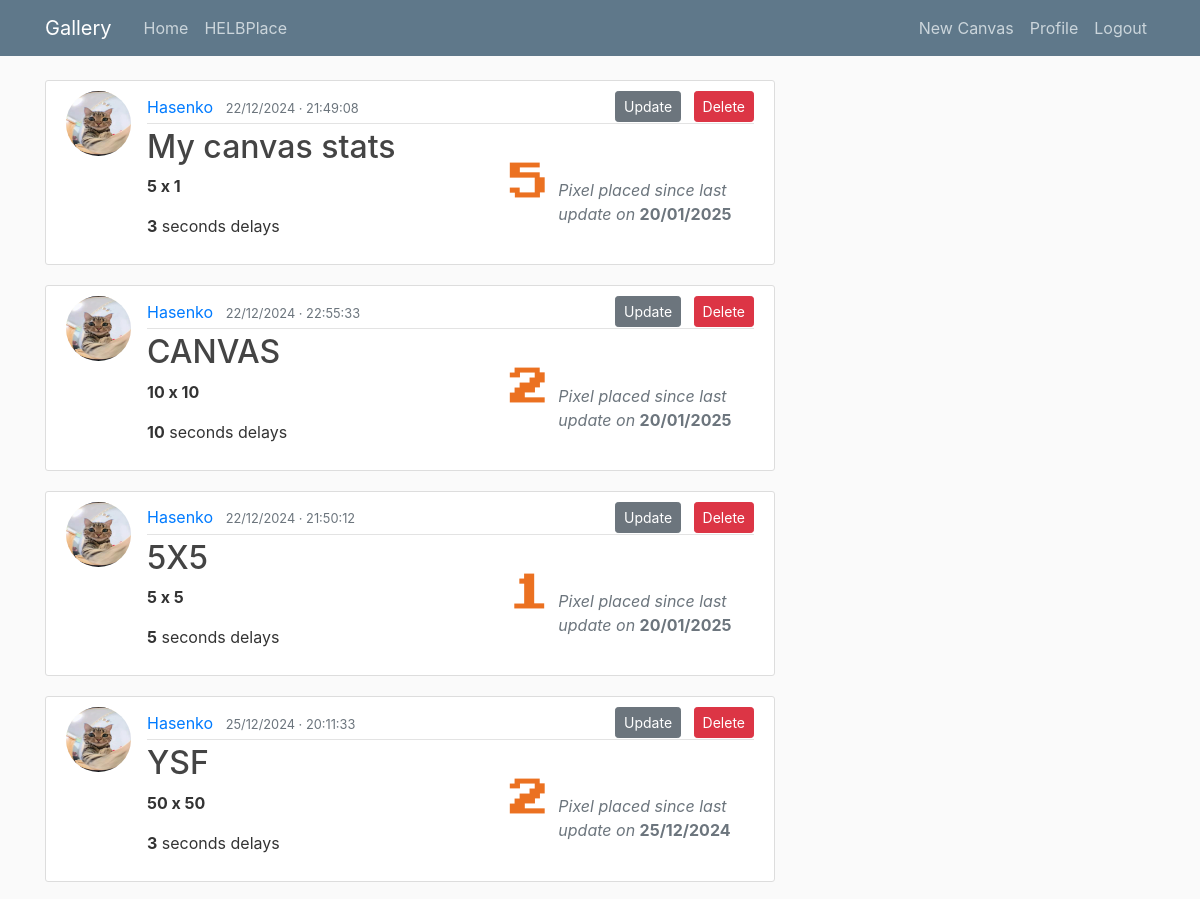
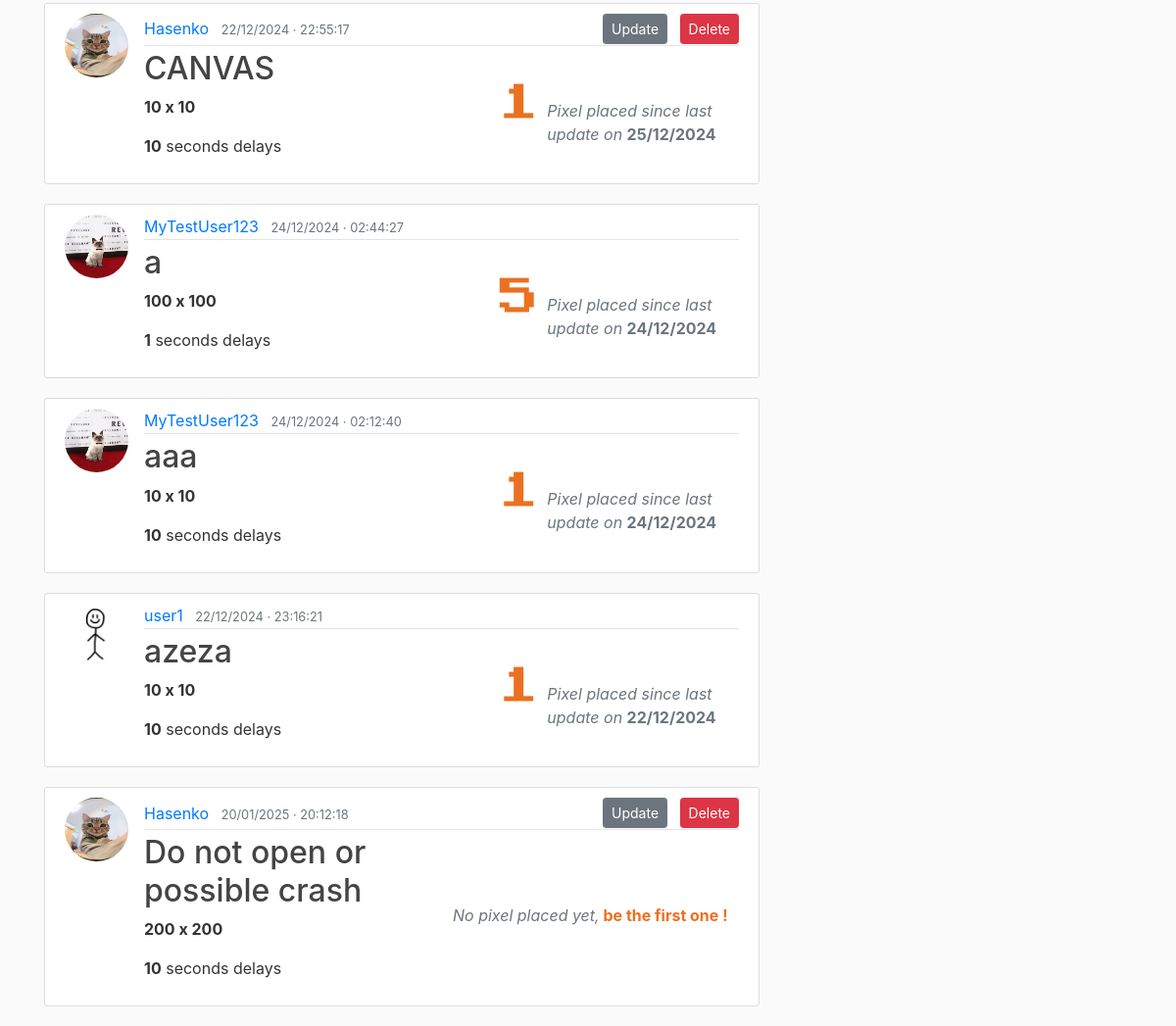
/gallery/ (signed in), run on the app's committed database (2 pictures, top to bottom).
### blog/models.py (models this page shows, shortened)
class Canvas(models.Model):
    title = models.CharField(max_length=100)
    width = models.PositiveIntegerField(default=10)
    height = models.PositiveIntegerField(default=10)
    time_to_wait = models.PositiveIntegerField(default=10, verbose_name="Time to wait (in seconds)")
    content = models.TextField(default='blank')
    date_posted = models.DateTimeField(default=timezone.now)
    author = models.ForeignKey(User, on_delete=models.CASCADE)
    def get_pixel_list(content):
        pixel_list = []
        i = 0
        pixel = ""
        for letter in content:
            if i%7 == 0 and i != 0:
                pixel_list.append(pixel)
                pixel = ""
            pixel += letter
            i += 1
        pixel_list.append(pixel)
        return pixel_list

### users/models.py (models this page shows, shortened)
class Profile(models.Model):
    user = models.OneToOneField(User, on_delete=models.CASCADE)
    image = models.ImageField(default='default.jpg', upload_to='profile_pics')

### blog/views.py (the view)
# urls.py: path('', CanvasListView.as_view(), name='blog-home'),
class CanvasListView(ListView):
    model = Canvas
    template_name = 'blog/home.html'  # by default: <app>/<model>_<viewtype>.html
    context_object_name = 'canvases'
    ordering = ['-date_posted']  # replace with 'intensity' of the canvas
    def get_queryset(self):
        canvases = super().get_queryset()
        for canvas in canvases:
            canvas.content = Canvas.get_pixel_list(canvas.content)
        canvas_stats = CanvasStatistics.objects.all()
        canvas_pixel_placed_last_day = {}
        for stats in canvas_stats:
            contrib_days = stats.contributions_day
            if not contrib_days:
                canvas_pixel_placed_last_day[stats.canvas] = ['N/A', 0]
                continue
            last_day = sorted(contrib_days.keys(), key=lambda x: timezone.datetime.strptime(x, '%Y-%m-%d'))[-1]
            last_day_django_format = parse_date(last_day)
            last_day_value = contrib_days[last_day]
            canvas_pixel_placed_last_day[stats.canvas] = [last_day_django_format, last_day_value]
        sorted_canvas_pixel_placed_last_day = dict(sorted(
            (canvas for canvas in canvas_pixel_placed_last_day.items() if canvas[1][0] != 'N/A'),
            key=lambda x: (x[1][0], x[1][1]),
            reverse=True
        ))
        na_entries = {canvas: value for canvas, value in canvas_pixel_placed_last_day.items() if value[0] == 'N/A'}
        sorted_canvas_pixel_placed_last_day.update(na_entries)
        return sorted_canvas_pixel_placed_last_day

### blog/templates/blog/home.html
{% extends "blog/base.html" %}
{% block content %}
    {% for canvas, last_modif in canvases.items %}
        <div class="canvas-post">
            <article class="media content-section">
                <img class="rounded-circle article-img" src="{{ canvas.author.profile.image.url }}" alt="author image">
                <div class="media-body">
                    <div class="article-metadata d-flex align-items-center justify-content-between">
                        <div>
                            <a class="mr-2" href="{% url 'user-profile' canvas.author.id %}">{{ canvas.author }}</a>
                            <small class="text-muted">{{ canvas.date_posted|date:"d/m/Y · H:i:s" }}</small>
                        </div>
                        {% if canvas.author == user %}
                            <div class="ml-auto">
                                <a class="btn btn-secondary btn-sm mr-2" href="{% url 'canvas-update' canvas.id %}">Update</a>
                                <a class="btn btn-danger btn-sm" href="{% url 'canvas-delete' canvas.id %}">Delete</a>
                            </div>
                        {% endif %}
                    </div>
                    <div class="canvas-desc">
                        <div class="left">
                            <div class="top">
                                <h2><a class="article-title" href="{% url 'canvas-detail' canvas.id %}">{{ canvas.title }}</a></h2>
                                <p><b>{{ canvas.width }} x {{ canvas.height }}</b></p>
                            </div>
                            <div class="bottom">
                                <p><b>{{ canvas.time_to_wait }}</b> seconds delays</p>
                            </div>
                        </div>
                        <div class="right">
                            {% if last_modif.0|date:"d/m/Y" %}
                                <div class="right-left">
                                    <span id="nb_pixel_placed_last_modif">{{ last_modif.1 }}</span>
                                </div>
                                <div class="right-right text-muted">
                                    <p><i>Pixel placed since last update on </i><b>{{ last_modif.0|date:"d/m/Y" }}</b></p>
                                </div>
                            {% else %}
                                <p class="text-muted" id="na_pixel_placed_last_modif"><i>No pixel placed yet,</i><b><a href="{% url 'canvas-detail' canvas.id %}" style="color: #eb7121;"> be the first one !</a></b></p>
                            {% endif %}
                        </div>
                    </div>
                </div>
            </article>
        </div>
    {% endfor %}
{% endblock content %}

### blog/static/blog/main.css (style rules this page uses)
body { background: #fafafa; color: #333333; margin-top: 5rem; }
h1, h2, h3, h4, h5, h6 { color: #444444; }
.content-section { background: #ffffff; padding: 10px 20px; border: 1px solid #dddddd; border-radius: 3px; margin-bottom: 20px; }
.article-title { color: #444444; }
.article-img { height: 65px; width: 65px; margin-right: 16px; }
.article-metadata { padding-bottom: 1px; margin-bottom: 4px; border-bottom: 1px solid #e3e3e3 }
.canvas-desc { display: flex; flex-wrap: wrap; }
.left { flex: 1; }
.right { flex: 1; display: flex; position: relative; }
.right-left { flex: 0.5; text-align: right; margin-right: 10px; }
.right-right { flex: 1; display: flex; align-items: center; height: 130%; }
#nb_pixel_placed_last_modif { font-family: 'ArcadeClassic'; font-size: 70px; color: #eb7121; }
#na_pixel_placed_last_modif { flex: 1; display: flex; justify-content: center; text-align: center; align-items: center; height: 100%; white-space: pre-wrap; }

### data on the page
Canvas: author.profile.image (picture), author "Hasenko", date_posted "22/12/2024 · 21:49:08", shows "Update", title "My canvas stats", width "5", height "1", time_to_wait "3", last_modif "20/01/2025"
Canvas: author.profile.image (picture), author "Hasenko", date_posted "22/12/2024 · 22:55:33", shows "Update", title "CANVAS", width "10", height "10", time_to_wait "10", last_modif "2", last_modif "20/01/2025"
Canvas: author.profile.image (picture), author "Hasenko", date_posted "22/12/2024 · 21:50:12", shows "Update", title "5X5", width "5", height "5", time_to_wait "5", last_modif "1", last_modif "20/01/2025"
Canvas: author.profile.image (picture), author "Hasenko", date_posted "25/12/2024 · 20:11:33", shows "Update", title "YSF", width "50", height "50", time_to_wait "3", last_modif "2", date_posted "25/12/2024"
Canvas: author.profile.image (picture), author "Hasenko", date_posted "22/12/2024 · 22:55:17", shows "Update", title "CANVAS", width "10", height "10", time_to_wait "10", last_modif "1", last_modif "25/12/2024"
Canvas: author.profile.image (picture), author "MyTestUser123", date_posted "24/12/2024 · 02:44:27", title "a", width "100", height "100", time_to_wait "1", last_modif "5", date_posted "24/12/2024"
Canvas: author.profile.image (picture), author "MyTestUser123", date_posted "24/12/2024 · 02:12:40", title "aaa", width "10", height "10", time_to_wait "10", last_modif "1", date_posted "24/12/2024"
Canvas: author.profile.image (placeholder picture), author "user1", date_posted "22/12/2024 · 23:16:21", title "azeza", width "10", height "10", time_to_wait "10", last_modif "1", date_posted "22/12/2024"
Canvas: author.profile.image (picture), author "Hasenko", date_posted "20/01/2025 · 20:12:18", shows "Update", title "Do not open or possible crash", width "200", height "200", time_to_wait "10", shows "No pixel placed yet,"
